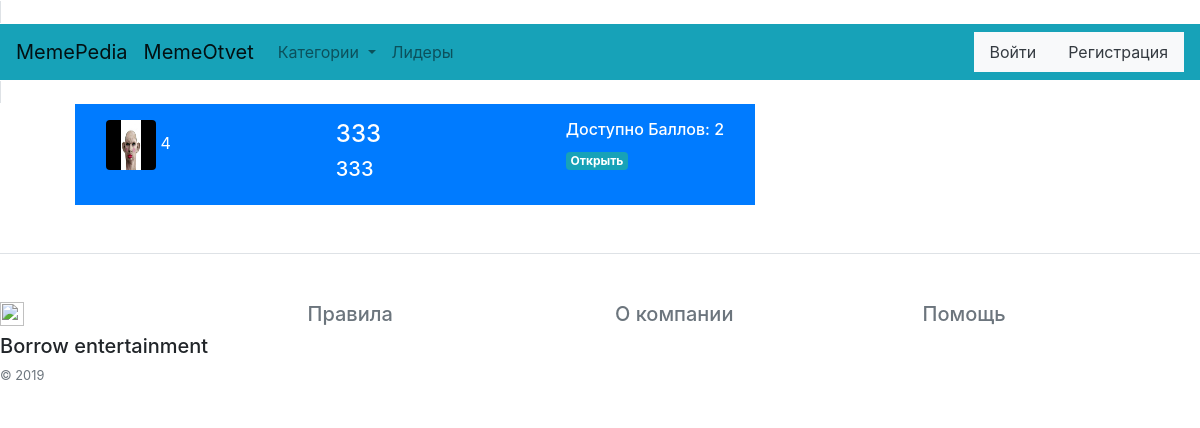
The page /questions/3/1 on the database as committed earlier.
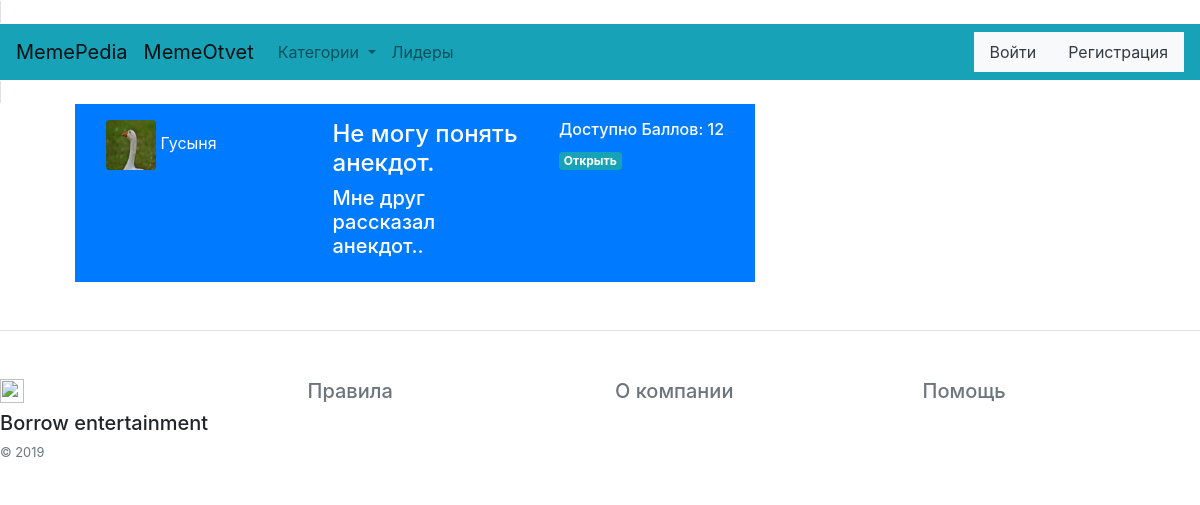
The same page on the database as committed later.
### database.py (models this page shows, shortened)
class Memequestion(db.Model):
    id = db.Column(db.Integer, primary_key=True)
    id_user = db.Column(db.Integer, unique=False, nullable=False)
    title = db.Column(db.String(80), unique=False, nullable=False)
    text = db.Column(db.String(2000), unique=False, nullable=False)
    id_category = db.Column(db.String(10), unique=False, nullable=False)
    point = db.Column(db.Integer, unique=False, nullable=False)
    active = db.Column(db.Boolean)

class Memeuser(db.Model):
    id = db.Column(db.Integer, primary_key=True)
    name = db.Column(db.String(16), unique=True, nullable=False)
    email = db.Column(db.String(120), unique=True, nullable=False)
    password = db.Column(db.String(120), unique=False, nullable=False)
    sex = db.Column(db.String(10), unique=False, nullable=False)
    point = db.Column(db.Integer, unique=False, nullable=False)
    photo = db.Column(db.String(100), unique=False, nullable=False)

### Main.py (the view)
@app.route('/questions/<int:id_category>/<int:active>', methods=['GET', 'POST'])
def questions(id_category=1, active=1):
    questions = filter_questions(id_category, active)
    if request.method == 'GET':
        return render_template('questions.html', title='Вопросы', questions=questions, user_check=user_check,
                               Memeuser=Memeuser, db=db, session=session, is_admin=is_admin)

### functions.py (called while the page is built)
def user_check(id_user, db, Memeuser):
    return db.session.query(Memeuser).filter_by(id=id_user).first()

def is_admin(session):
    if 'user_id' in session:
        return db.session.query(Admins).filter_by(id_user=session['user_id']).first()

def filter_questions(id_category, active):
    if id_category == 1:
        questions = db.session.query(Memequestion).all()
    else:
        questions = db.session.query(Memequestion).filter_by(id_category=id_category).all()
    if active == 1:
        return questions
    else:
        return sorted(questions, key=lambda x: x.active, reverse=True)

### templates/questions.html (shortened to what this page needs)
{% extends "base.html" %}
{% block content %}
<div class="container">
    <div class="col-sm-8 blog-main">
        {% for question in questions %}
        <div class="container">
            {% if question.active %}
            <div class="p-3 mb-2 bg-primary text-white ">
                <div class="container">
                    <div class="row justify-content-md-center">
                        <div class="col ">
                            <img src="http://127.0.0.1:8070/{{user_check(question.id_user, db, Memeuser).photo}}"
                                 class="rounded"
                                 width="50"
                                 height="50"
                                 alt="">
                            <h7>{{user_check(question.id_user,db, Memeuser).name}}</h7>
                        </div>
                        <div class="col"><h4>{{question.title[:60]}}</h4>
                            <h5>{{question.text[:30]}}</h5>
                        </div>
                        <div class="col-auto">
                            <h6>Доступно Баллов: {{question.point}}</h6>
                            <span class="badge badge-info  ">
                                <a class="text-white" href="/question/{{question.id}}">
                                Открыть
                                </a>
                            </span>
                        </div>
                    </div>
                </div>
            </div>
            {% endif %}
        </div>
        {% endfor %}
    </div>
</div>
{% endblock %}

Rows that differ between the two databases and show on the page:
no longer on this page (row edited): Memequestion: id_user.photo (picture), title "333", text "333", point "2"
no longer on this page (row edited): Memeuser: name "4"
added Memequestion: id_user.photo (picture), title "Не могу понять анекдот.", text "Мне друг рассказал анекдот..", point "12"
added Memeuser: name "Гусыня"
